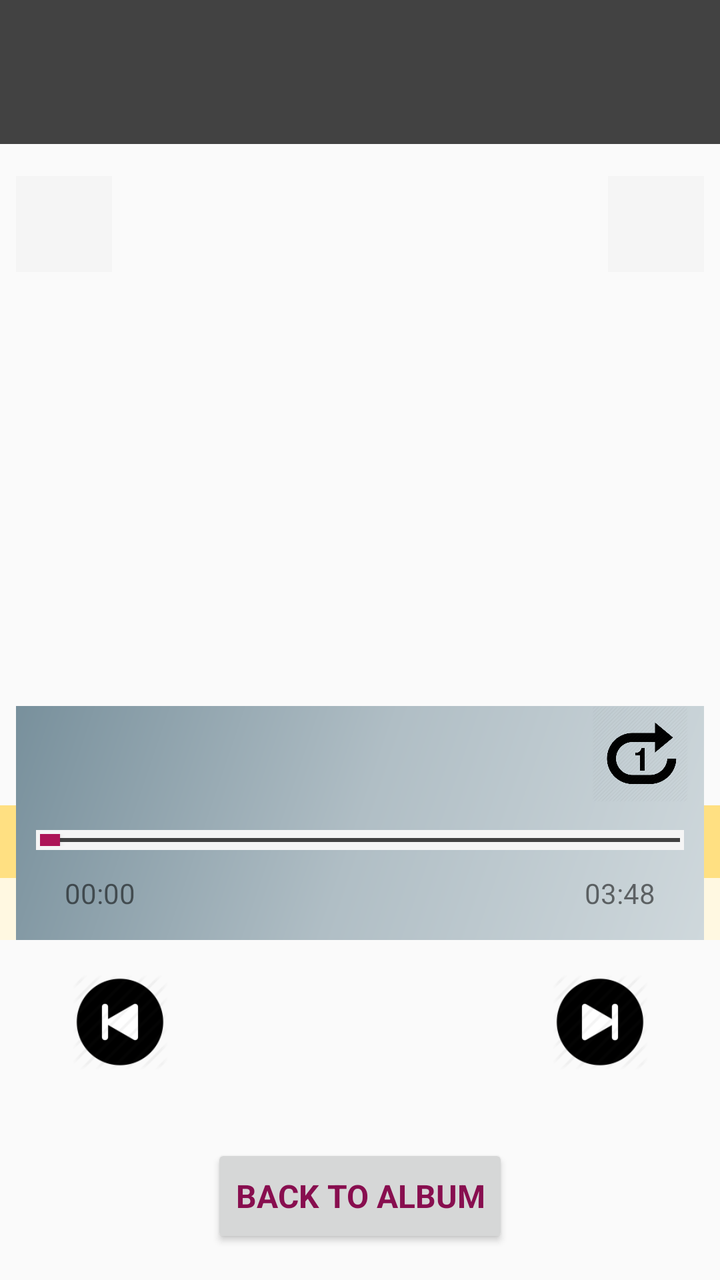
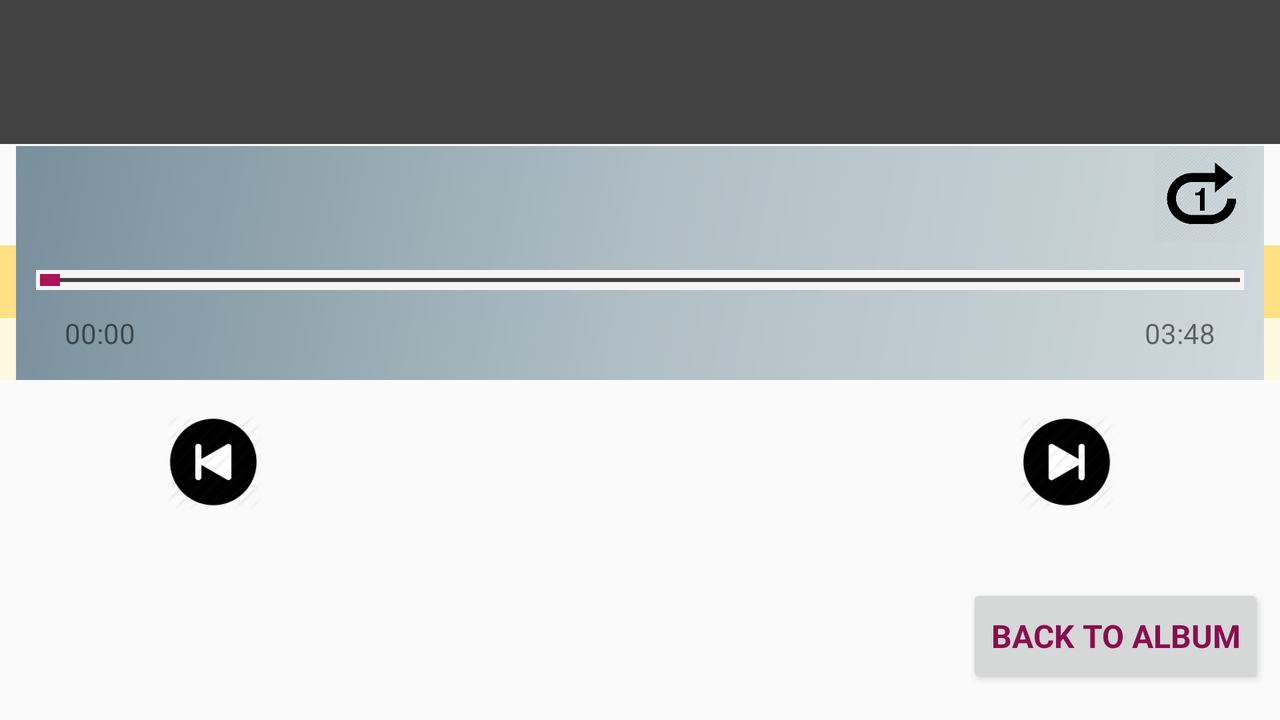

Two renders of one Android screen. The first uses the default layout on a phone; the second uses the alternative layout the repository ships for a different screen configuration, on a matching device. The two XML files are below.
<!-- AndroidManifest.xml: application theme AppTheme -->
<!-- res/layout/content_play_album_track.xml -->
<?xml version="1.0" encoding="utf-8"?>
<RelativeLayout xmlns:android="http://schemas.android.com/apk/res/android"
    xmlns:app="http://schemas.android.com/apk/res-auto"
    xmlns:tools="http://schemas.android.com/tools"
    android:layout_width="match_parent"
    android:layout_height="match_parent"
    app:layout_behavior="@string/appbar_scrolling_view_behavior"
    tools:context="com.example.android.mymusicapp.PlayAlbumTrack"
    tools:showIn="@layout/activity_play_album_track">

    <include layout="@layout/content_play_single" />

    <Button
        android:id="@+id/back_to_album"
        style="@style/BackButton"
        android:layout_width="wrap_content"
        android:layout_height="@dimen/album_back_button_height"
        android:layout_alignParentBottom="true"
        android:layout_centerHorizontal="true"
        android:layout_marginBottom="@dimen/activity_vertical_margin"
        android:text="@string/back_to_album" />

</RelativeLayout>
<!-- res/layout/content_play_single.xml (included above) -->
<?xml version="1.0" encoding="utf-8"?>
<RelativeLayout xmlns:android="http://schemas.android.com/apk/res/android"
    xmlns:app="http://schemas.android.com/apk/res-auto"
    xmlns:tools="http://schemas.android.com/tools"
    android:layout_width="match_parent"
    android:layout_height="match_parent"
    app:layout_behavior="@string/appbar_scrolling_view_behavior"
    tools:context="com.example.android.mymusicapp.PlaySingle"
    tools:showIn="@layout/activity_play_single">

    <LinearLayout
        android:layout_width="match_parent"
        android:layout_height="wrap_content"
        android:orientation="vertical">

        <LinearLayout
            android:id="@+id/now_playing_info"
            android:layout_width="match_parent"
            android:layout_height="@dimen/now_playing_info_height"
            android:background="@color/veryDarkGray"
            android:orientation="vertical">

            <FrameLayout
                android:layout_width="match_parent"
                android:layout_height="0dp"
                android:layout_weight="2">

                <TextView
                    android:id="@+id/now_playing_artist"
                    style="@style/Now_Playing_Info_Subtitle"
                    android:layout_width="@dimen/now_playing_info_width"
                    android:layout_height="match_parent"
                    android:layout_gravity="center"
                    android:ellipsize="end"
                    android:gravity="center"
                    android:maxLines="1" />

            </FrameLayout>

            <FrameLayout
                android:layout_width="match_parent"
                android:layout_height="0dp"
                android:layout_weight="3">

                <TextView
                    android:id="@+id/now_playing_song"
                    style="@style/Now_Playing_Info"
                    android:layout_width="@dimen/now_playing_info_width"
                    android:layout_height="match_parent"
                    android:layout_gravity="center"
                    android:ellipsize="end"
                    android:gravity="center"
                    android:maxLines="1" />

            </FrameLayout>

            <FrameLayout
                android:layout_width="match_parent"
                android:layout_height="0dp"
                android:layout_weight="2">

                <TextView
                    android:id="@+id/now_playing_album"
                    style="@style/Now_Playing_Info_Subtitle"
                    android:layout_width="@dimen/now_playing_info_width"
                    android:layout_height="match_parent"
                    android:layout_gravity="center_horizontal"
                    android:ellipsize="end"
                    android:gravity="center"
                    android:maxLines="1" />

            </FrameLayout>

        </LinearLayout>

        <ImageView
            android:id="@+id/album_cover"
            android:layout_width="@dimen/album_cover_dim"
            android:layout_height="@dimen/album_cover_dim"
            android:layout_gravity="center_horizontal"
            android:layout_marginBottom="@dimen/media_player_vertical_spacing"
            android:layout_marginTop="@dimen/media_player_vertical_spacing" />

    </LinearLayout>

    <ImageView
        android:layout_width="@dimen/media_buttons_dim"
        android:layout_height="@dimen/media_buttons_dim"
        android:layout_marginLeft="@dimen/equalizer_marginHorizontal"
        android:layout_marginStart="@dimen/equalizer_marginHorizontal"
        android:layout_marginTop="@dimen/equalizer_marginVertical"
        android:background="@color/darkerBackground"
        android:padding="@dimen/bigger_picture_padding"
        android:scaleType="centerCrop"
        android:src="@mipmap/ic_equalizer_black_24dp" />

    <ImageView
        android:layout_width="@dimen/media_buttons_dim"
        android:layout_height="@dimen/media_buttons_dim"
        android:layout_alignParentEnd="true"
        android:layout_alignParentRight="true"
        android:layout_marginEnd="@dimen/equalizer_marginHorizontal"
        android:layout_marginRight="@dimen/equalizer_marginHorizontal"
        android:layout_marginTop="@dimen/equalizer_marginVertical"
        android:background="@color/darkerBackground"
        android:padding="@dimen/bigger_picture_padding"
        android:scaleType="centerCrop"
        android:src="@mipmap/ic_volume_mute_black_24dp" />

    <LinearLayout
        android:id="@+id/media_buttons"
        android:layout_width="match_parent"
        android:layout_height="@dimen/media_buttons_bar_dim"
        android:layout_alignParentBottom="true"
        android:layout_marginBottom="@dimen/now_playing_vertical_margin"
        android:layout_marginTop="@dimen/media_player_vertical_spacing"
        android:baselineAligned="false"
        android:orientation="horizontal">

        <FrameLayout
            android:layout_width="0dp"
            android:layout_height="@dimen/media_buttons_bar_dim"
            android:layout_weight="1">

            <ImageView
                android:layout_width="@dimen/media_buttons_dim"
                android:layout_height="@dimen/media_buttons_dim"
                android:layout_gravity="center"
                android:scaleType="centerInside"
                android:src="@drawable/skip_back" />

        </FrameLayout>

        <FrameLayout
            android:layout_width="0dp"
            android:layout_height="@dimen/media_buttons_bar_dim"
            android:layout_weight="1">

            <ImageView
                android:layout_width="@dimen/media_buttons_dim"
                android:layout_height="@dimen/media_buttons_dim"
                android:layout_gravity="center"
                android:scaleType="centerInside"
                android:src="@drawable/pause" />

        </FrameLayout>

        <FrameLayout
            android:layout_width="0dp"
            android:layout_height="@dimen/media_buttons_bar_dim"
            android:layout_weight="1">

            <ImageView
                android:layout_width="@dimen/media_buttons_dim"
                android:layout_height="@dimen/media_buttons_dim"
                android:layout_gravity="center"
                android:scaleType="centerInside"
                android:src="@drawable/skip_forward" />

        </FrameLayout>

    </LinearLayout>

    <TextView
        android:id="@+id/description"
        android:layout_width="match_parent"
        android:layout_height="wrap_content"
        android:layout_above="@id/media_buttons"
        android:background="@color/lightestYellow"
        android:gravity="center"
        android:padding="@dimen/small_padding"
        android:textAppearance="@android:style/TextAppearance.Small" />

    <TextView
        android:id="@+id/label"
        android:layout_width="match_parent"
        android:layout_height="wrap_content"
        android:layout_above="@id/description"
        android:background="@color/lightYellow"
        android:gravity="center"
        android:padding="@dimen/small_padding"
        android:textAppearance="@android:style/TextAppearance.Medium" />

    <RelativeLayout
        android:id="@+id/media_buttons_extra"
        android:layout_width="match_parent"
        android:layout_height="wrap_content"
        android:layout_above="@id/media_buttons"
        android:layout_marginEnd="@dimen/media_player_horizontal_spacing"
        android:layout_marginLeft="@dimen/media_player_horizontal_spacing"
        android:layout_marginRight="@dimen/media_player_horizontal_spacing"
        android:layout_marginStart="@dimen/media_player_horizontal_spacing"
        android:background="@drawable/now_playing_extra_bar"
        android:baselineAligned="false">

        <ImageView
            android:id="@+id/shuffle_icon"
            android:layout_width="@dimen/media_buttons_dim"
            android:layout_height="@dimen/media_buttons_dim"
            android:layout_alignParentLeft="true"
            android:layout_alignParentStart="true"
            android:layout_marginLeft="@dimen/media_player_horizontal_spacing"
            android:layout_marginStart="@dimen/media_player_horizontal_spacing"
            android:padding="@dimen/picture_padding"
            android:scaleType="centerInside"
            android:src="@drawable/shuffle" />

        <ImageView
            android:id="@+id/repeat_icon"
            android:layout_width="@dimen/media_buttons_dim"
            android:layout_height="@dimen/media_buttons_dim"
            android:layout_alignParentEnd="true"
            android:layout_alignParentRight="true"
            android:layout_marginEnd="@dimen/media_player_horizontal_spacing"
            android:layout_marginRight="@dimen/media_player_horizontal_spacing"
            android:scaleType="centerInside"
            android:src="@drawable/repeat1" />

        <LinearLayout
            android:layout_width="match_parent"
            android:layout_height="wrap_content"
            android:layout_below="@id/shuffle_icon"
            android:layout_marginEnd="@dimen/media_player_horizontal_spacing"
            android:layout_marginLeft="@dimen/media_player_horizontal_spacing"
            android:layout_marginRight="@dimen/media_player_horizontal_spacing"
            android:layout_marginStart="@dimen/media_player_horizontal_spacing"
            android:layout_marginTop="@dimen/media_player_vertical_spacing"
            android:orientation="vertical"
            android:padding="@dimen/now_playing_padding">


            <FrameLayout
                android:id="@+id/progress_bar"
                android:layout_width="match_parent"
                android:layout_height="@dimen/cursor_progress_bar"
                android:layout_marginBottom="@dimen/media_player_vertical_spacing"
                android:background="@color/darkerBackground"
                android:padding="@dimen/now_playing_padding">

                <TextView
                    android:layout_width="match_parent"
                    android:layout_height="@dimen/scrollBarSize"
                    android:layout_gravity="center_vertical"
                    android:background="@color/veryDarkGray" />

                <Button
                    android:layout_width="@dimen/cursor_progress_bar"
                    android:layout_height="@dimen/cursor_progress_bar"
                    android:layout_gravity="center_vertical"
                    android:background="@color/colorPrimary" />

            </FrameLayout>

            <RelativeLayout
                android:id="@+id/player_times"
                android:layout_width="match_parent"
                android:layout_height="wrap_content"
                android:layout_marginBottom="@dimen/media_player_vertical_spacing">

                <TextView
                    android:layout_width="@dimen/player_times_width"
                    android:layout_height="wrap_content"
                    android:layout_alignParentLeft="true"
                    android:layout_alignParentStart="true"
                    android:gravity="center"
                    android:text="@string/media_player_start_time"
                    android:textAppearance="@style/TextAppearance.AppCompat.Small" />

                <TextView
                    android:layout_width="@dimen/player_times_width"
                    android:layout_height="wrap_content"
                    android:layout_alignParentEnd="true"
                    android:layout_alignParentRight="true"
                    android:gravity="center"
                    android:text="@string/media_player_end_time"
                    android:textAppearance="@style/TextAppearance.AppCompat.Small" />

            </RelativeLayout>

        </LinearLayout>

    </RelativeLayout>

</RelativeLayout>
<!-- resources referenced by this layout -->
<resources>
  <color name="colorPrimary">#AD1457</color>
  <color name="darkerBackground">#F5F5F5</color>
  <color name="lightYellow">#FFE082</color>
  <color name="lightestYellow">#FFF8E1</color>
  <color name="veryDarkGray">#424242</color>
  <dimen name="activity_vertical_margin">16dp</dimen>
  <dimen name="album_back_button_height">52dp</dimen>
  <dimen name="album_cover_dim">160dp</dimen>
  <dimen name="bigger_picture_padding">8dp</dimen>
  <dimen name="cursor_progress_bar">10dp</dimen>
  <dimen name="equalizer_marginHorizontal">8dp</dimen>
  <dimen name="equalizer_marginVertical">88dp</dimen>
  <dimen name="media_buttons_bar_dim">58dp</dimen>
  <dimen name="media_buttons_dim">48dp</dimen>
  <dimen name="media_player_horizontal_spacing">8dp</dimen>
  <dimen name="media_player_vertical_spacing">12dp</dimen>
  <dimen name="now_playing_info_height">72dp</dimen>
  <dimen name="now_playing_info_width">220dp</dimen>
  <dimen name="now_playing_padding">2dp</dimen>
  <dimen name="now_playing_vertical_margin">100dp</dimen>
  <dimen name="picture_padding">4dp</dimen>
  <dimen name="player_times_width">64dp</dimen>
  <dimen name="scrollBarSize">2dp</dimen>
  <dimen name="small_padding">6dp</dimen>
  <!-- drawable now_playing_extra_bar (drawable) -->
  <shape xmlns:android="http://schemas.android.com/apk/res/android"
      android:shape="rectangle">
      <gradient
          android:angle="135"
          android:startColor="#CFD8DC"
          android:centerColor="#B0BEC5"
          android:endColor="#78909C"
          android:type="linear" />
  </shape>
  <!-- drawable repeat1: png bitmap (drawable, 20537 bytes) -->
  <!-- drawable skip_back: png bitmap (drawable, 3538 bytes) -->
  <!-- drawable skip_forward: png bitmap (drawable, 3513 bytes) -->
  <string name="back_to_album">Back To Album</string>
  <string name="media_player_end_time">03:48</string>
  <string name="media_player_start_time">00:00</string>
  <style name="BackButton" parent="AppTheme">
          <item name="android:textStyle">bold</item>
          <item name="android:textSize">16sp</item>
          <item name="android:textColor">@color/colorPrimaryDark</item>
          <item name="android:textAllCaps">true</item>
      </style>
  <style name="Now_Playing_Info">
          <item name="android:background">@color/veryDarkGray</item>
          <item name="android:textStyle">bold</item>
          <item name="android:textSize">18sp</item>
          <item name="android:textColor">@android:color/white</item>
      </style>
  <style name="Now_Playing_Info_Subtitle">
          <item name="android:background">@color/veryDarkGray</item>
          <item name="android:textStyle">normal</item>
          <item name="android:textSize">14sp</item>
          <item name="android:textColor">@android:color/white</item>
      </style>
  <style name="AppTheme" parent="Theme.AppCompat.Light.DarkActionBar">
          
          <item name="colorPrimary">@color/colorPrimary</item>
          <item name="colorPrimaryDark">@color/colorPrimaryDark</item>
          <item name="colorAccent">@color/colorAccent</item>
      </style>
  <color name="colorPrimaryDark">#880E4F</color>
  <color name="colorAccent">#FF4081</color>
</resources>
<!-- res/layout-land/content_play_album_track.xml (the repository's variant of the layout above) -->
<!-- drawn on the phone turned sideways -->
<?xml version="1.0" encoding="utf-8"?>
<RelativeLayout xmlns:android="http://schemas.android.com/apk/res/android"
    xmlns:app="http://schemas.android.com/apk/res-auto"
    xmlns:tools="http://schemas.android.com/tools"
    android:layout_width="match_parent"
    android:layout_height="match_parent"
    app:layout_behavior="@string/appbar_scrolling_view_behavior"
    tools:context="com.example.android.mymusicapp.PlayAlbumTrack"
    tools:showIn="@layout/activity_play_album_track">

    <include layout="@layout/content_play_single" />

    <Button
        android:id="@+id/back_to_album"
        style="@style/BackButton"
        android:layout_width="wrap_content"
        android:layout_height="@dimen/album_back_button_height"
        android:layout_alignParentBottom="true"
        android:layout_alignParentEnd="true"
        android:layout_alignParentRight="true"
        android:layout_marginBottom="@dimen/activity_vertical_margin"
        android:layout_marginEnd="@dimen/media_player_horizontal_spacing"
        android:layout_marginRight="@dimen/media_player_horizontal_spacing"
        android:text="@string/back_to_album" />

</RelativeLayout>
